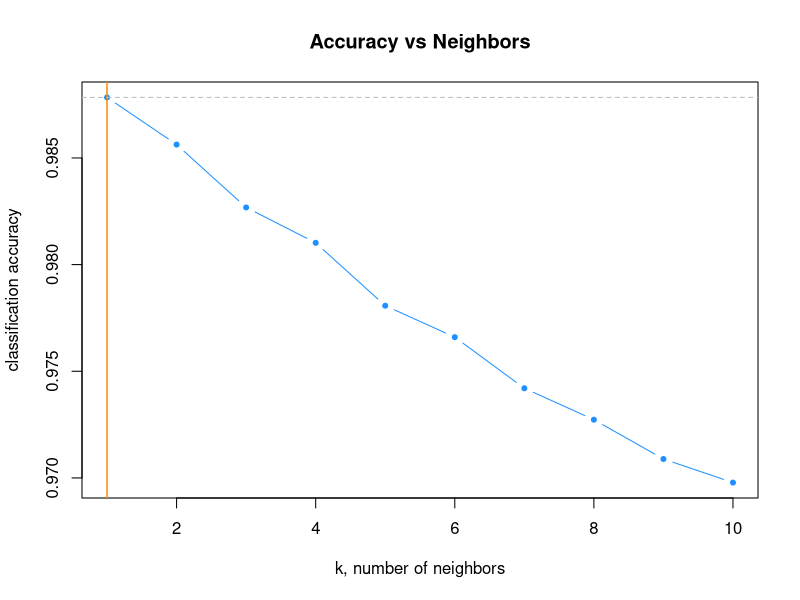

Write the R code that produced this figure.
## ---- chunk 1
library(tidyverse)
library(ggplot2)
library(plyr)
library(corrplot)
library(utils)
library(MASS)
library(ROCR)
library(caret)
library(gmodels)
library(class) # Knn algorithm
library(patchwork)
library(psych)
## ---- chunk 2
training_data <- read.csv('training_data.csv')
testing_data <- read.csv('testing_data.csv')
## ---- chunk 3
training_data <- training_data %>% 
  dplyr::select(-X)
training_data$NATUSBORN_A <- as.factor(training_data$NATUSBORN_A)
training_data$SEX_A <- as.factor(training_data$NATUSBORN_A)
training_data$CVDDIAG_A <- as.factor(training_data$CVDDIAG_A)
training_data$REGION <- as.factor(training_data$REGION)
training_data$HYPEV_A <- as.factor(training_data$HYPEV_A)
training_data$CHLEV_A <- as.factor(training_data$CHLEV_A)
training_data$ASEV_A <- as.factor(training_data$ASEV_A)
training_data$DIBEV_A <- as.factor(training_data$DIBEV_A)
training_data$MEDNG12M_A <- as.factor(training_data$MEDNG12M_A)
training_data$PAYWORRY_A <- as.factor(training_data$PAYWORRY_A)
training_data$RACEALLP_A <- as.factor(training_data$RACEALLP_A)
training_data$MEDRXTRT_A <- as.factor(training_data$MEDRXTRT_A)
training_data$HLTHCOND_A <- as.factor(training_data$HLTHCOND_A)
training_data$DEPEV_A <- as.factor(training_data$DEPEV_A)
training_data$AGE <- as.factor(training_data$AGE)
str(training_data)
## ---- chunk 4
testing_data <- testing_data %>% 
  dplyr::select(-X)
testing_data$NATUSBORN_A <- as.factor(testing_data$NATUSBORN_A)
testing_data$SEX_A <- as.factor(testing_data$NATUSBORN_A)
testing_data$CVDDIAG_A <- as.factor(testing_data$CVDDIAG_A)
testing_data$REGION <- as.factor(testing_data$REGION)
testing_data$HYPEV_A <- as.factor(testing_data$HYPEV_A)
testing_data$CHLEV_A <- as.factor(testing_data$CHLEV_A)
testing_data$ASEV_A <- as.factor(testing_data$ASEV_A)
testing_data$DIBEV_A <- as.factor(testing_data$DIBEV_A)
testing_data$MEDNG12M_A <- as.factor(testing_data$MEDNG12M_A)
testing_data$PAYWORRY_A <- as.factor(testing_data$PAYWORRY_A)
testing_data$RACEALLP_A <- as.factor(testing_data$RACEALLP_A)
testing_data$MEDRXTRT_A <- as.factor(testing_data$MEDRXTRT_A)
testing_data$HLTHCOND_A <- as.factor(testing_data$HLTHCOND_A)
testing_data$DEPEV_A <- as.factor(testing_data$DEPEV_A)
testing_data$AGE <- as.factor(testing_data$AGE)
str(testing_data)
## ---- chunk 5
knn_model = knn(training_data, testing_data, cl = training_data$CVDDIAG_A, k=2)
tab_knn = table(knn_model, testing_data$CVDDIAG_A)

(tab_knn[2] + tab_knn[3]) / (tab_knn[1] + tab_knn[2] + tab_knn[3] + tab_knn[4])
tab_knn
## ---- chunk 6
precision <- tab_knn[1] / (tab_knn[1] + tab_knn[3])
error_rate <- (tab_knn[2] + tab_knn[3]) / (tab_knn[1] + tab_knn[2] + tab_knn[3] + tab_knn[4])
accuracy <- 1 - error_rate
sensitivity <- tab_knn[4] / (tab_knn[3] + tab_knn[4])

cat("Precision:", precision, "\n")
cat("Accuracy:", accuracy, "\n")
cat("Error Rate:", error_rate, "\n")
cat("Sensitivity:", sensitivity)
## ---- chunk 7
accuracy = function(actual, predicted) {
  mean(actual == predicted)
}

accuracy(actual = testing_data$CVDDIAG_A,
         predicted = knn(train = training_data, 
                         test = testing_data, 
                         cl = training_data$CVDDIAG_A, k = 2))

## ---- chunk 8
set.seed(42)
k_to_try = 1:10
acc_k = rep(x = 0, times = length(k_to_try))

accuracy = function(actual, predicted) {
  mean(actual == predicted)
}

for(i in seq_along(k_to_try)) {
  pred = knn(train = training_data, 
             test = testing_data, 
             cl = training_data$CVDDIAG_A, 
             k = k_to_try[i])
  acc_k[i] = accuracy(testing_data$CVDDIAG_A, pred)
}
## ---- chunk 9
# plot accuracy vs choice of k
plot(acc_k, type = "b", col = "dodgerblue", cex = 1, pch = 20, 
     xlab = "k, number of neighbors", ylab = "classification accuracy",
     main = "Accuracy vs Neighbors")
# add lines indicating k with best accuracy
abline(v = which(acc_k == max(acc_k)), col = "darkorange", lwd = 1.5)
# add line for max accuracy seen
abline(h = max(acc_k), col = "grey", lty = 2)
# add line for prevalence in test set
abline(h = mean(testing_data$CVDDIAG_A == "2"), col = "grey", lty = 2)
